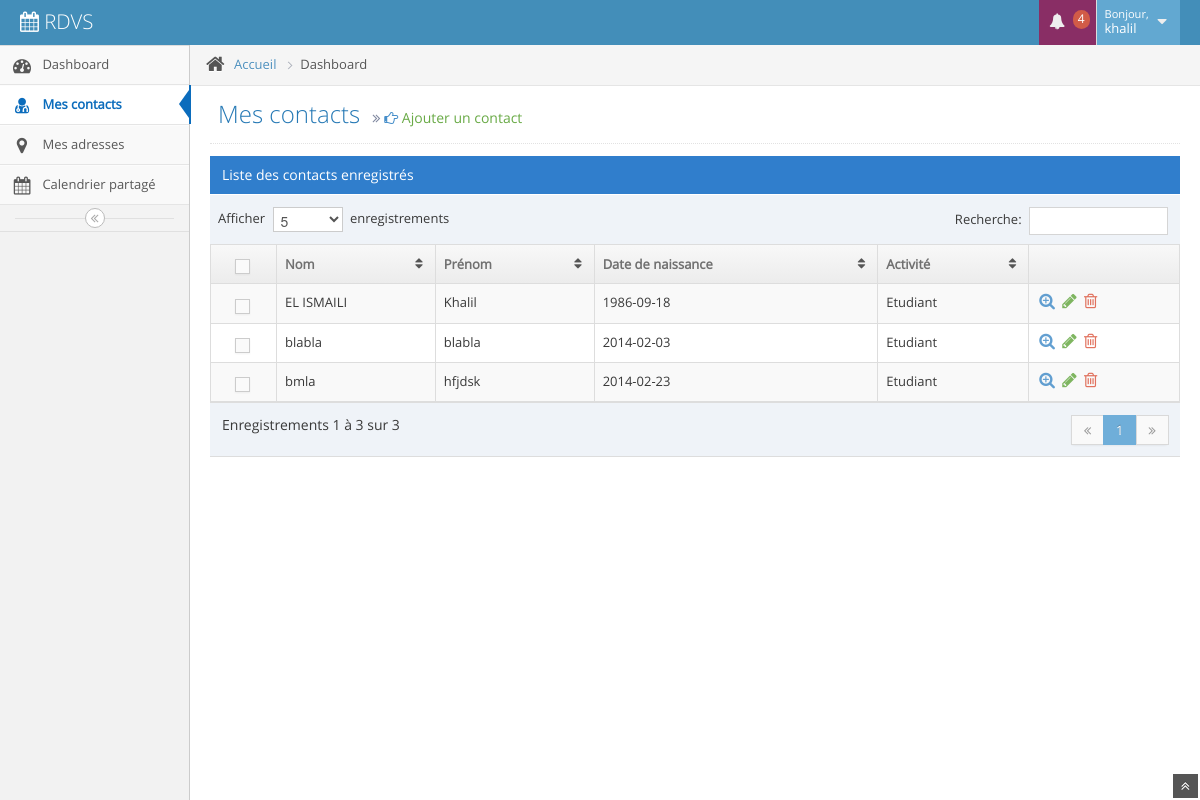
The app's page /contacts.php (signed in) with its own data.
### tables this page shows
CREATE TABLE IF NOT EXISTS `persons` (
  `person_id` int(11) NOT NULL AUTO_INCREMENT,
  `person_firstname` varchar(100) DEFAULT NULL,
  `person_lastname` varchar(100) DEFAULT NULL,
  `person_birthday` date DEFAULT NULL,
  `email` varchar(255) DEFAULT NULL,
  `activity_id` int(11) DEFAULT NULL,
  `username` varchar(100) DEFAULT NULL,
  PRIMARY KEY (`person_id`),
  KEY `FK_persons_activity_id` (`activity_id`),
  KEY `FK_persons_username` (`username`)
);

CREATE TABLE IF NOT EXISTS `activities` (
  `activity_id` int(11) NOT NULL AUTO_INCREMENT,
  `activity_label` varchar(100) DEFAULT NULL,
  PRIMARY KEY (`activity_id`)
);

### includes/DBConnect.php (called while the page is built, shortened)
<?php
class DBConnect {
    public function connect() {
		try
		{
			$db = new PDO("mysql:host=".HOST.";dbname=".DB, USER, PASS, array(PDO::MYSQL_ATTR_INIT_COMMAND => "SET NAMES utf8"));
		}
		catch (Exception $e)
		{
			die('Erreur : ' . $e->getMessage());
		}
		return $db;
    }
}
?>

### includes/DBFunctions.php (called while the page is built, shortened)
<?php
class DBFunctions {
    private $db;
    function __construct() {
        require_once 'DBConnect.php';
        $this->connect = new DBConnect();
        $this->db = $this->connect->connect();
		$this->db->setAttribute(PDO::ATTR_ERRMODE, PDO::ERRMODE_EXCEPTION);
    }
	function getPersons($username){
		$query = "SELECT * FROM persons NATURAL JOIN activities WHERE username = '{$username}'";
		$resultat = $this->db->query($query);
		return $resultat;
	}
}
?>

### contacts.php (the view, shortened to what this page needs)
<?php
	$page = "contacts";
	include(INCLUDES.DS.'header.php');
	include(INCLUDES.DS.'sidebar.php');
	include(INCLUDES.DS.'DBFunctions.php');
	$db = new DBFunctions();
?>
			<div class="main-content">
				<div class="breadcrumbs fixed" id="breadcrumbs">
					<ul class="breadcrumb">
						<li>
							<i class="icon-home home-icon"></i>
							<a href="#">Accueil</a>
							<span class="divider">
								<i class="icon-angle-right arrow-icon"></i>
							</span>
						</li>
						<li class="active">Dashboard</li>
					</ul>
				</div>
				<div class="page-content">
					<div class="page-header position-relative">
						<h1>
							Mes contacts
							<small>
								<i class="icon-double-angle-right"></i>
								<i class="icon-hand-right icon-animated-hand-pointer blue"></i>
								<a href="#modal-table" role="button" class="green" data-toggle="modal"> Ajouter un contact </a>
							</small>
						</h1>
					</div>
					<div class="row-fluid">
						<div class="span12">
							<div class="row-fluid">
								<div class="table-header">
									Liste des contacts enregistrés
								</div>
								<table id="sample-table-2" class="table table-striped table-bordered table-hover">
									<thead>
										<tr>
											<th class="center">
												<label>
													<span class="lbl"></span>
												</label>
											</th>
											<th>Nom</th>
											<th>Prénom</th>
											<th>Date de naissance</th>
											<th>Activité</th>
											<th></th>
										</tr>
									</thead>
									<tbody>
										<?php
											$persons = $db->getPersons($_SESSION['username']);
											while($person = $persons->fetch())
											{
										?>
												<tr>
													<td class="center">
														<label>
															<span class="lbl"></span>
														</label>
													</td>
													<td>
														<?php echo $person['person_lastname']; ?>
													</td>
													<td>
														<?php echo $person['person_firstname']; ?>
													</td>
													<td>
														<?php echo $person['person_birthday']; ?>
													</td>
													<td>
														<?php echo $person['activity_label']; ?>
													</td>
													<td class="td-actions">
														<div class="hidden-phone visible-desktop action-buttons">
															<a class="blue" href="#">
																<i class="icon-zoom-in bigger-130"></i>
															</a>
															<a class="green" href="#">
																<i class="icon-pencil bigger-130"></i>
															</a>
															<a class="red" href="#">
																<i class="icon-trash bigger-130"></i>
															</a>
														</div>
													</td>
												</tr>
										<?php
											}
										?>
									</tbody>
								</table>
							</div>
						</div>
					</div>
				</div>
			</div>
		</div>
<?php include(INCLUDES.DS.'footer.php'); ?>

### includes/header.php (shortened to what this page needs)
<!DOCTYPE html>
<html lang="en">
	<head>
		<link href="<?php echo ASSETS.'css/bootstrap.min.css'; ?>" rel="stylesheet" />
		<link href="<?php echo ASSETS.'css/bootstrap-responsive.min.css'; ?>" rel="stylesheet" />
		<link rel="stylesheet" href="<?php echo ASSETS.'css/font-awesome.min.css'?>" />
		<link rel="stylesheet" href="<?php echo ASSETS.'css/datepicker.css';?>" />
		<link rel="stylesheet" href="<?php echo ASSETS.'css/fullcalendar.css'; ?>" />
		<link rel="stylesheet" href="<?php echo ASSETS.'css/jquery.gritter.css';?>" />
		<link rel="stylesheet" href="<?php echo ASSETS.'css/jquery-ui-1.10.3.custom.min.css';?>" />
		<link rel="stylesheet" href="<?php echo ASSETS.'css/chosen.css';?>" />
		<link rel="stylesheet" href="<?php echo ASSETS.'css/select2.css';?>" />
		<link rel="stylesheet" href="<?php echo ASSETS.'css/bootstrap-editable.css';?>" />
		<link rel="stylesheet" href="<?php echo STYLES.'googleFonts.css';?>" />
		<link rel="stylesheet" href="<?php echo ASSETS.'css/ace.min.css'; ?>" />
		<link rel="stylesheet" href="<?php echo ASSETS.'css/ace-responsive.min.css'; ?>" />
		<link rel="stylesheet" href="<?php echo ASSETS.'css/ace-skins.min.css'; ?>" />
		<link rel="stylesheet" href="<?php echo STYLES.'jquery-ui.css'; ?>" />
	</head>
	<body class="navbar-fixed breadcrumbs-fixed">
		<div class="navbar navbar-fixed-top">
			<div class="navbar-inner">
				<div class="container-fluid">
					<a href="#" class="brand">
						<small>
							<i class="icon-calendar"></i>
							RDVS
						</small>
					</a>
					<ul class="nav ace-nav pull-right">
						<li class="purple">
							<a data-toggle="dropdown" class="dropdown-toggle" href="#">
								<i class="icon-bell-alt icon-animated-bell"></i>
								<span class="badge badge-important">4</span>
							</a>
						</li>
						<li class="light-blue">
							<a data-toggle="dropdown" href="#" class="dropdown-toggle">
								<span class="user-info">
									<small>Bonjour,</small>
									<?php echo $_SESSION['username']; ?>
								</span>
								<i class="icon-caret-down"></i>
							</a>
						</li>
					</ul>
				</div>
			</div>
		</div>
		<div class="main-container container-fluid">

### includes/sidebar.php (shortened to what this page needs)
<div class="sidebar fixed" id="sidebar">
	<ul class="nav nav-list">
		<li <?php if($page=="home") echo 'class="active"'; ?>>
			<a href="home.php">
				<i class="icon-dashboard"></i>
				<span class="menu-text"> Dashboard </span>
			</a>
		</li>
		<li <?php if($page=="contacts") echo 'class="active"'; ?>>
			<a href="contacts.php">
				<i class="icon-user-md"></i>
				<span class="menu-text"> Mes contacts </span>
			</a>
		</li>
		<li <?php if($page=="adresses") echo 'class="active"'; ?>>
			<a href="adresses.php">
				<i class="icon-map-marker"></i>
				<span class="menu-text"> Mes adresses </span>
			</a>
		</li>
		<li <?php if($page=="shared_calendars") echo 'class="active"'; ?>>
			<a href="shared_calendars.php">
				<i class="icon-calendar"></i>
				<span class="menu-text"> Calendrier partagé </span>
			</a>
		</li>
	</ul>
	<div class="sidebar-collapse" id="sidebar-collapse">
		<i class="icon-double-angle-left"></i>
	</div>
</div>

### includes/footer.php (shortened to what this page needs)
<a href="#" id="btn-scroll-up" class="btn-scroll-up btn btn-small btn-inverse">
			<i class="icon-double-angle-up icon-only bigger-110"></i>
		</a>

### records on screen
persons: person_lastname "EL ISMAILI", person_firstname "Khalil", person_birthday "1986-09-18", activity.activity_label "Etudiant"
persons: person_lastname "blabla", person_firstname "blabla", person_birthday "2014-02-03", activity.activity_label "Etudiant"
persons: person_lastname "bmla", person_firstname "hfjdsk", person_birthday "2014-02-23", activity.activity_label "Etudiant"

### other values on screen
$_SESSION['username'] "khalil"
